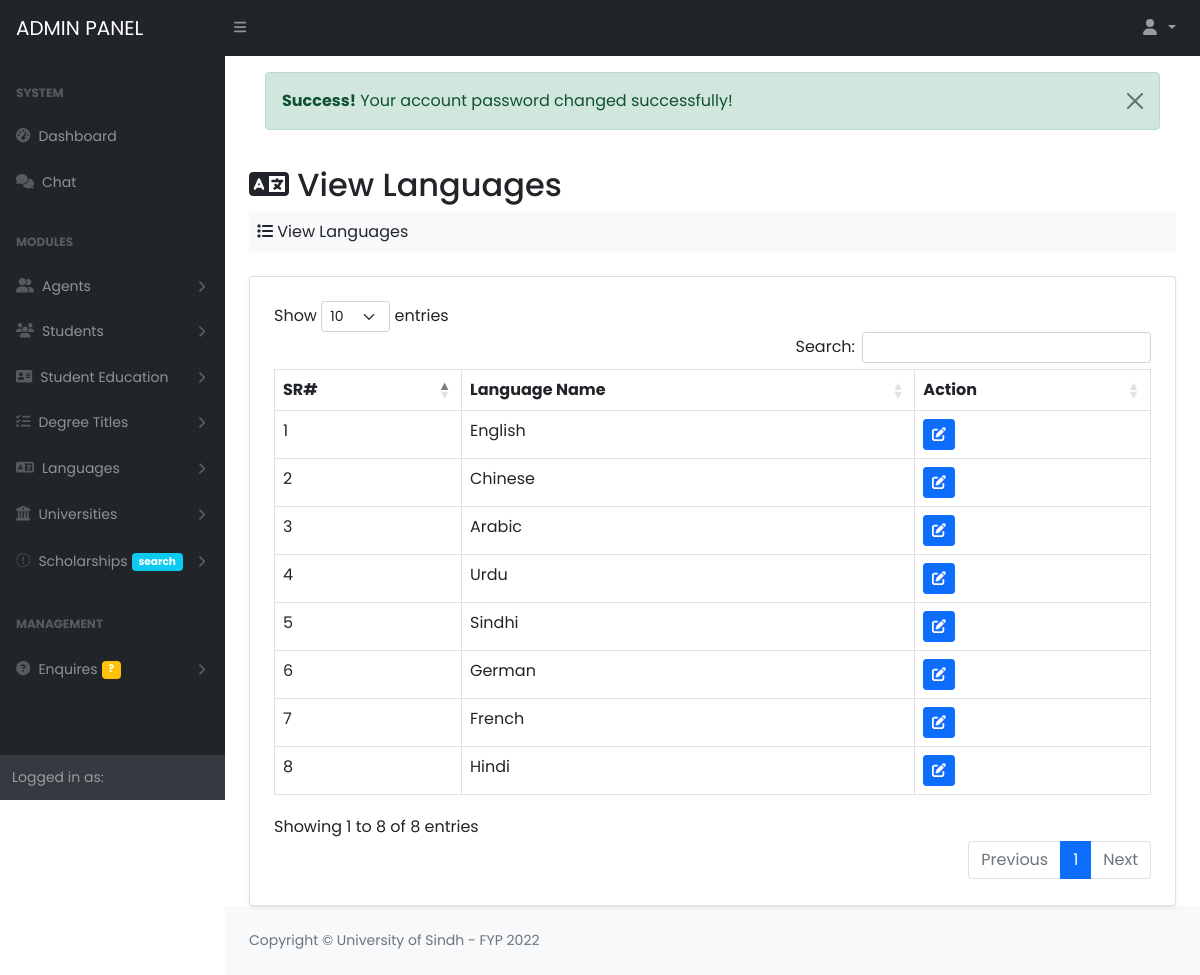
The app's page /Project/admin/view_languages.php (signed in) with its own data.
### tables this page shows
CREATE TABLE `languages` (
  `lang_id` int(11) NOT NULL AUTO_INCREMENT,
  `lang_name` varchar(50) DEFAULT NULL,
  PRIMARY KEY (`lang_id`)
);

### Project/database/database.php (called while the page is built, shortened)
<?php
class Database
{
	private $db_host = "localhost";
	private $db_user = "root";
	private $db_pass = "";
	private $db_name = "fyp_cms";
	public $connection = null;
	public function __construct()
	{
		$this->connection = mysqli_connect($this->db_host, $this->db_user, $this->db_pass, $this->db_name);
	}
	public function executeQuery($query)
	{
		$this->query = $query;
		$this->result = mysqli_query($this->connection, $this->query);
		return $this->result;
	}
}
?>

### Project/admin/view_languages.php (the view)
<?php  include_once("includes/header.php"); ?>
 <?php  include_once("includes/nav.php"); ?>
 <div id="layoutSidenav">
         <?php include_once("includes/sidebar.php") ?>
         <div id="layoutSidenav_content">
             <main>
                 <div class="container-fluid px-4">
                     <div class="p-3"><?php require_once("includes/messages.php") ?></div>
                     <h2 class="mt-1"><i class="fa fa-language"></i> View Languages</h2>
                     <ol class="breadcrumb mb-4 bg-light p-2">
                         <li class="breadcrumb-item"><i class="fa fa-list"></i> View Languages</li>
                     </ol>
                     <div class="card shadow-sm bg-white p-2">
                         <div class="card-body p-3">
                            <table class="table table-bordered table-hover " id="table">
                                 <thead>
                                     <tr>
                                         <th>SR#</th>
                                         <th>Language Name</th>
                                         <th>Action</th>
                                     </tr>
                                 </thead>
                                 <tbody>
                                     <?php
                                         $query = "SELECT * FROM languages";
                                         $result = $db->executeQuery($query);
                                         if($result->num_rows){
                                             $a = 0;
                                             while($row = mysqli_fetch_assoc($result)){
                                                 ?>
                                                 <tr>
                                                     <td><?php echo ++$a ?></td>
                                                     <td><?php echo $row['lang_name'] ?></td>
                                                     <td>
                                                     <a href="edit_language?id=<?php echo $row['lang_id'] ?>" class="btn btn-primary btn-sm"><i class="fa fa-edit"></i></a>
                                                     </td>
                                                 </tr>
                                                 <?php
                                             }
                                         }
                                     ?>
                                 </tbody>
                            </table>
                         </div>
                     </div>
                 </div>
             </main>
 <?php  include_once("includes/footer.php") ?>

### Project/admin/includes/header.php (style rules this page uses)
body { font-family: 'Poppins', sans-serif; }

### records on screen
languages: lang_name "English"
languages: lang_name "Chinese"
languages: lang_name "Arabic"
languages: lang_name "Urdu"
languages: lang_name "Sindhi"
languages: lang_name "German"
languages: lang_name "French"
languages: lang_name "Hindi"

### other values on screen
$_SESSION['success'] "Your account password changed successfully!"
